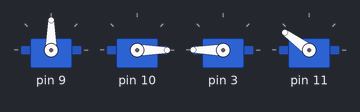
A sketch run on a simulated Arduino Uno, built with avr-gcc and run on an emulated ATmega328P. On the bench: 4 × servo. Random numbers use the default seed unless the sketch sets one.

Above: at 0.1 s.
At 2.7 s:
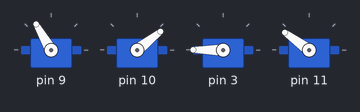
At 8.9 s:
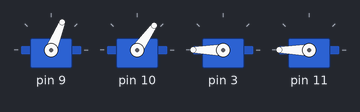
At 13.7 s:
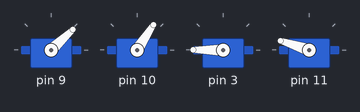
At 23.3 s:
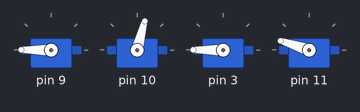
At 35.6 s:
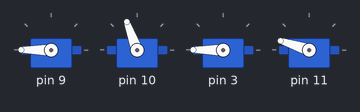
Timing chart, 0 to 40.0 s (numbered marks = the images above):
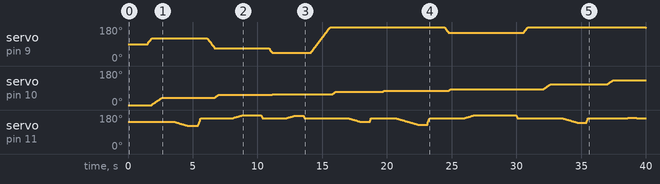

The sketch:

The_Face.ino
```cpp
#include <Servo.h>
#include <NAservo.h>

NAservo servo[4];

void setup()
{
  servo[0].Setup(9, 0, 180);
  servo[1].Setup(10, 0, 180);
  servo[2].Setup(3, 0, 180);
  servo[3].Setup(11, 0, 180);

  Serial.begin(9600);
  servo[0].MoveTo(50);
  servo[1].MoveTo(0);
  servo[2].MoveTo(142);
  servo[3].MoveTo(80);
  delay(1000);
}

void loop()
{
  /*for (int s = 0; s < 4; s++) {
    Serial.println(s);
    while (!servo[s].MoveTo(180, 50)) {}
    while (!servo[s].MoveTo(0, 50)) {}
  }
  Serial.println("Starting rest");
  while (!servo[0].MoveTo(50, 50)){}
  Serial.println("0 done");
  while (!servo[1].MoveTo(0, 50)){}
  Serial.println("1 done");
  while (!servo[2].MoveTo(142, 50)){}
  Serial.println("2 done");
  while (!servo[3].MoveTo(80, 50)){}
  Serial.println("3 done");

  Serial.println("Rest done");*/

  //delay(5000);
  //rise();
  //delay(1000);
  //lookOut();
  delay(500);
  lookOut();
  //delay(1000);
  //goDown();
}

void rest() {
  while (!servo[0].MoveTo(50, 150)){}
  while (!servo[1].MoveTo(0, 150)){}
  while (!servo[2].MoveTo(142, 150)){}
  while (!servo[3].MoveTo(80, 150)){}
}

void rise() {
  while (!servo[0].MoveTo(107, 100)){}
  while (!servo[1].MoveTo(0, 100)){}
  while (!servo[2].MoveTo(180, 100)){}
  while (!servo[3].MoveTo(0, 100)){}
  while (!servo[1].MoveTo(70, 50)) {}
  while (!servo[1].MoveTo(90, 50) &&
         !servo[2].MoveTo(140, 100)&&
         !servo[3].MoveTo(45, 100)){}
  while (!servo[3].MoveTo(90, 100)){}
}

void goDown(){
  while (!servo[0].MoveTo(107, 100)){}
  while (!servo[3].MoveTo(0, 100)){}
  while (!servo[2].MoveTo(180, 100)){}
  while (!servo[1].MoveTo(20, 50)){}
  while (!servo[1].MoveTo(0, 50) &&
         !servo[2].MoveTo(142, 100) &&
         !servo[3].MoveTo(80, 200)) {}
  rest();
}

void lookOut(){
  int s0 = random()%180;
  while (!servo[0].MoveTo(s0, 100)){}
  int lean = random()%30;
  while (!servo[1].MoveTo(90-lean, 50) &&
         !servo[2].MoveTo(140 - lean, 50)){}
  delay(1000);
  int tilt = (random()%90) + 45;
  while (!servo[3].MoveTo(tilt, 20)){}
  delay(700);
  while (!servo[3].MoveTo(90, 200)){}
}
```

Measured:
- by itself, servo on pin 10: moves from 0° to 132° over 35.6 s
